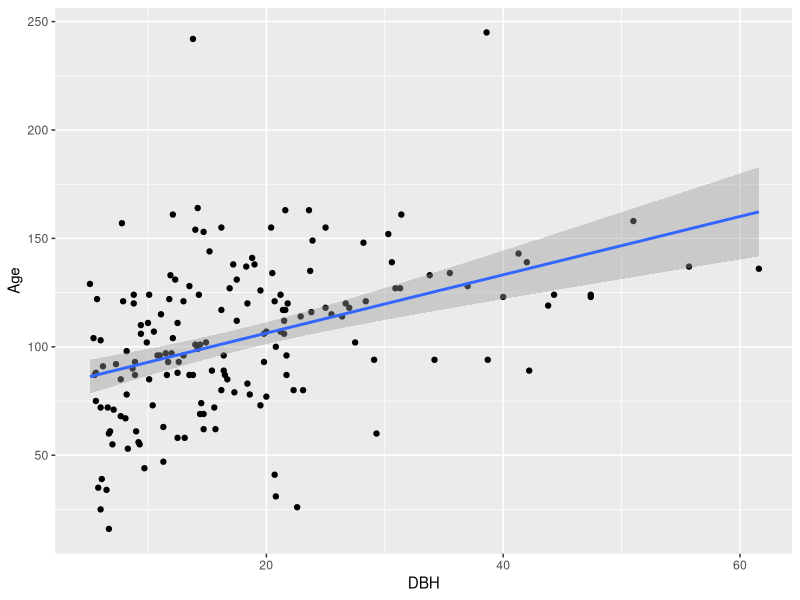
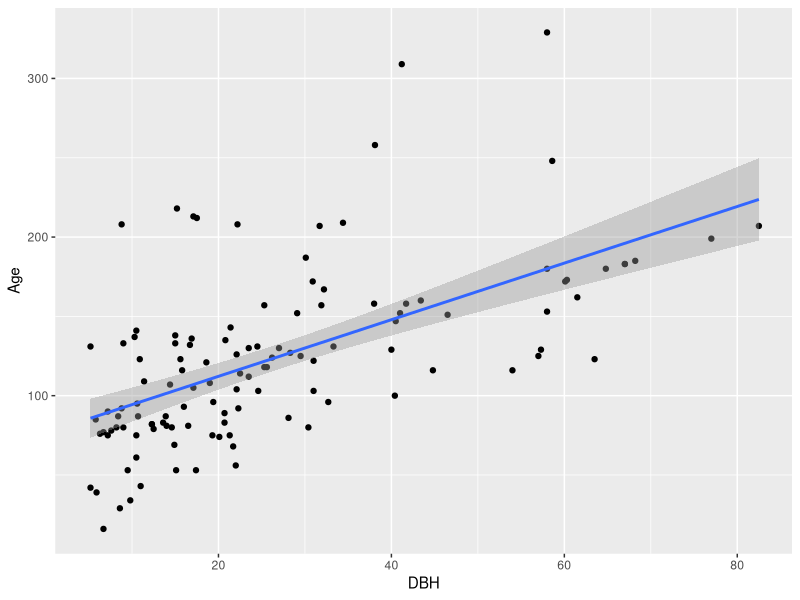

Recreate these plots in R, in order.
library(dplyr)
library(ggplot2)


treeData <- read.csv("tree_data.csv", header = T)

## Data from 2013, example reference date is 1960 (53 years ago)

treeData <- treeData %>% 
  select(Transect..:DBH)

treeData$DBH <- as.numeric(treeData$DBH)
treeData$Age <- as.numeric(treeData$Age)
treeData$Species <- trimws(treeData$Species)

# or use treeData$Species[treeData$Species == "ABBI "] <- "ABBI"

treeData$Species <- toupper(treeData$Species)


unique(treeData$Species)


# Code not for by species
# lm <- lm(data = treeData, formula = Age ~ DBH)
# 
# summary(lm)
# coefficients(lm)
# coefficients(lm)[1]
# coefficients(lm)[2]
# 
# 
# AgeDBHplot <- ggplot(data = treeData, mapping = aes(x = DBH, y = Age)) +
#   geom_point() +
#   geom_smooth(method = "lm")
# 
# AgeDBHplot




######################
# For trees that are alive


# linear models per species to determine non-aged trees

lmABBI <- lm(data = treeData, formula = Age ~ DBH, subset = Species == "ABBI")
lmPIEN <- lm(data = treeData, formula = Age ~ DBH, subset = Species == "PIEN")


summary(lmABBI)
coefficients(lmABBI)
coefficients(lmABBI)[1]
coefficients(lmABBI)[2]

summary(lmPIEN)
coefficients(lmPIEN)
coefficients(lmPIEN)[1]
coefficients(lmPIEN)[2]



AgeDBHplotABBI <- ggplot(data = treeData, mapping = aes(x = DBH, y = Age)) +
  geom_point(data = subset(treeData, Species == "ABBI")) +
  geom_smooth(data = subset(treeData, Species == "ABBI"), method = "lm")

AgeDBHplotABBI


AgeDBHplotPIEN <- ggplot(data = treeData, mapping = aes(x = DBH, y = Age)) +
  geom_point(data = subset(treeData, Species == "PIEN")) +
  geom_smooth(data = subset(treeData, Species == "PIEN"), method = "lm")

AgeDBHplotPIEN


# Not species specific
# predictedAge <- predict(lm, newdata = treeData)
# 
# ageTreeData <- treeData
# 
# ageTreeData$Age[is.na(ageTreeData$Age)] <- predictedAge[is.na(ageTreeData$Age)]
# ageTreeData$Age <- ceiling(ageTreeData$Age)




# create new dataframe with new rows, filling depending on species

ageTreeData <- treeData
missingRows <- is.na(ageTreeData$Age)
ABBIrows <- missingRows & ageTreeData$Species == "ABBI"


if (any(ABBIrows)) {
  predictedAgeABBI <- predict(lmABBI, newdata = ageTreeData[ABBIrows, ])
  ageTreeData$Age[ABBIrows] <- predictedAgeABBI
}



PIENrows <- missingRows & ageTreeData$Species == "PIEN"


if (any(PIENrows)) {
  predictedAgePIEN <- predict(lmPIEN, newdata = ageTreeData[PIENrows, ])
  ageTreeData$Age[PIENrows] <- predictedAgePIEN
}




# round age up to next whole number
ageTreeData$Age <- ceiling(ageTreeData$Age)



ageTreeData$estabYear <- 2013 - ageTreeData$Age


###################################
######### NOTE
###################################
# Datasheets for RMBL Reconstruction suggest that Avg incr. (mm) seem to be per transect
# Question: How was this determined?

# For now, assume ABBI avg. increment = 0.822818 mm/year
# PIEN avg. increment = 0.85 mm/year
#### This will have to be user input


ABBIavgInc <- 0.822818
PIENavgInc <- 0.85

# Then, growth to subtract for ABBI & PIEN (cm per year) = 

ABBIgrowthSub <- (ABBIavgInc*2)/10
PIENgrowthSub <- (PIENavgInc*2)/10



refTreeData <- ageTreeData %>% 
  filter(estabYear <= 1960) %>% 
  mutate(RefAge = (1960 - estabYear),
         RefDBH = ifelse(
           Species == "ABBI",
           DBH - ((2013 - 1960) * ABBIavgInc),
           ifelse(
             Species == "PIEN",
             DBH - ((2013 - 1960) * PIENavgInc),
             NA))) %>% 
  filter(RefDBH >= 0)


# Live tree DBHs calculated






############################# 
# Reviving dead trees to their state back at the reference date


# Calculate avg. dbh for species and convert to inches


# Don't know where this came from but avg. in dataset is (cm):
ABBIavgDBH <- mean(treeData$DBH[treeData$Species == "ABBI" & treeData$Age >= (2013-1960)], na.rm = T)
PIENavgDBH <- mean(treeData$DBH[treeData$Species == "PIEN" & treeData$Age >= (2013-1960)], na.rm = T)


ABBIavgDBHin <- ABBIavgDBH/2.54
PIENavgDBHin <- PIENavgDBH/2.54



# Snag Life  for (GUMO) = 2 * DBH(in inches)
# Snag Fall = 1/Snag Life

ABBIsl <- 2 * ABBIavgDBHin
PIENsl <- 2 * PIENavgDBHin

ABBIsf <- 1/ABBIsl
PIENsf <- 1/PIENsl




# decomposition rates between conclasses

speciesnames <- c("ABBI", "PIEN")
conclasses <- 3:7


decompreference <- expand.grid(Species = speciesnames,
                               Conclass = conclasses)

decompreference$Rate <- NA

decompreference$Rate[decompreference$Species == "ABBI" & decompreference$Conclass == 3] <- 0
decompreference$Rate[decompreference$Species == "PIEN" & decompreference$Conclass == 3] <- 0
decompreference$Rate[decompreference$Species == "ABBI" & decompreference$Conclass == 4] <- 0.2
decompreference$Rate[decompreference$Species == "PIEN" & decompreference$Conclass == 4] <- 0.2
decompreference$Rate[decompreference$Species == "ABBI" & decompreference$Conclass == 5] <- 0.15
decompreference$Rate[decompreference$Species == "PIEN" & decompreference$Conclass == 5] <- 0.15
decompreference$Rate[decompreference$Species == "ABBI" & decompreference$Conclass == 6] <- ABBIsf
decompreference$Rate[decompreference$Species == "PIEN" & decompreference$Conclass == 6] <- PIENsf
decompreference$Rate[decompreference$Species == "ABBI" & decompreference$Conclass == 7] <- ABBIsf
decompreference$Rate[decompreference$Species == "PIEN" & decompreference$Conclass == 7] <- PIENsf
# decompreference$Rate[decompreference$Species == "ABBI" & decompreference$Conclass == "8"] <- ABBIsf
# decompreference$Rate[decompreference$Species == "PIEN" & decompreference$Conclass == "8"] <- PIENsf


##########################################
################### WORK NEEDED HERE!!!!########################
# Here, we need to keep percentiles for Conclass 3 always at 0.
# Then conclass 4 and on, run the function so that it cumulatively adds the output of the function



percentiles <- c(0.25, 0.5, 0.75)
percentnames <- paste0("p", percentiles*100)
for (n in percentnames){
  decompreference[[as.character(n)]] <- NA
}



decompRate <- function(rate, percentiles){
    (log(percentiles) - log(1))/(log(1 + rate))
}


for (sp in unique(decompreference$Species)) {
  spRows <- decompreference$Species == sp
  decompSubDF <- decompreference[spRows, ]
  decompSubDF <- decompSubDF[order((decompSubDF$Conclass))]
  
  for (i in seq_along(percentiles)) {
    p <- percentiles[i]
    cname <- percentnames[i]
    
    vals <- rep(NA_real_, nrow(decompSubDF))
    
    # Conclass == 3 always 0
    vals[decompSubDF$Conclass == 3] <- 0
    
    # Conclass >= 4: cumulative sum of decompRate
    concl4up <- which(decompSubDF$Conclass >= 4)
    if (length(concl4up) > 0) {
      vals[concl4up] <- cumsum(decompRate(decompSubDF$Rate[concl4up], p))
    }
    
    # write back to main dataset
    decompreference[spRows, cname] <- vals
  }
}




# percentiles <- c(0.25, 0.5, 0.75)
# 
# # 3 -> 4 = 20%/year (known)
# rate34ALL <- 0.2
# decomprate34ALL <- decompRate(rate34ALL, percentiles)
# 
# 
# # 4 -> 5 = 15%/year(known)
# rate45ALL <- 0.15
# decomprate45ALL <- decompRate(rate45ALL, percentiles)
# decomprate45ALL <- decomprate34ALL + decomprate45ALL
# 
# # 5 -> 6 = dependent on snag fall
# rate56PIEN <- PIENsf
# decomprate56PIEN <- decompRate(rate56PIEN,  percentiles)
# decomprate56PIEN <- decomprate56PIEN + decomprate45ALL
# 
# rate56ABBI <- ABBIsf
# decomprate56ABBI <- decompRate(rate56ABBI,  percentiles)
# decomprate56ABBI <- decomprate56ABBI + decomprate45ALL
# 
# 
# # 6 -> 7 = dependent on snag fall
# 
# #### Why no transition from 6 to 7 in dataset?
# 
# 
# # 7 -> 8 = dependent on snag fall
# rate78PIEN <- rate56PIEN
# decomprate78PIEN <- decompRate(rate78PIEN,  percentiles)
# decomprate78PIEN <- decomprate78PIEN + decomprate56PIEN
# 
# rate78ABBI <- rate56ABBI
# decomprate78ABBI <- decompRate(rate78ABBI,  percentiles)
# decomprate78ABBI <- decomprate78ABBI + decomprate56PIEN






# load in dead tree data

deadTreeData <- read.csv("dead_tree_data.csv")
deadTreeData <- deadTreeData %>% 
  select(Transect:Decay, X2013.DBH)

### Conclass function


conclass <- function(status, decay){
  ifelse(status == 2 & decay %in%  1:2, 3, 
  ifelse(status == 2 & decay %in%  3:4, 4, 
  ifelse(status == 2 & decay %in%  5:6, 5, 
  ifelse(status == 3, 6, 
  ifelse(status == 4 & decay %in%  1:2, 3,
  ifelse(status == 4 & decay %in%  3:4, 4, 
  ifelse(status == 4 & decay %in%  5:6, 5, 
  ifelse(status == 4 & decay == 7, 8,
  ifelse(status == 6, 7, 
  ifelse(status == 5, 7, NA))))))))))
}



deadTreeData$Conclass <- conclass(deadTreeData$Status, deadTreeData$Decay)


# decomprates <- rbind(
#   decomprate34ALL,
#   decomprate45ALL,
#   decomprate56PIEN,
#   decomprate56ABBI,
#   decomprate78PIEN,
#   decomprate78ABBI
# )
# colnames(decomprates) <- percentiles



### merge() here

deadTreeData <- merge(deadTreeData, decompreference, by = c("Species", "Conclass"))


for (n in percentnames){
  deathCol <- paste0(n, "DeathYear")
  deadTreeData[[deathCol]] <- ceiling(2013 + deadTreeData[[n]])
}


deadTreeData$p25refDBH[deadTreeData$Species == "ABBI"] <- 
  deadTreeData$X2013.DBH - (deadTreeData$p25DeathYear - 1960)*ABBIgrowthSub
deadTreeData$p25refDBH[deadTreeData$Species == "PIEN"] <- 
  deadTreeData$X2013.DBH - (deadTreeData$p25DeathYear - 1960)*PIENgrowthSub

deadTreeData$p50refDBH[deadTreeData$Species == "ABBI"] <- 
  deadTreeData$X2013.DBH - (deadTreeData$p50DeathYear - 1960)*ABBIgrowthSub
deadTreeData$p50refDBH[deadTreeData$Species == "PIEN"] <- 
  deadTreeData$X2013.DBH - (deadTreeData$p50DeathYear - 1960)*PIENgrowthSub

deadTreeData$p75refDBH[deadTreeData$Species == "ABBI"] <- 
  deadTreeData$X2013.DBH - (deadTreeData$p75DeathYear - 1960)*ABBIgrowthSub
deadTreeData$p75refDBH[deadTreeData$Species == "PIEN"] <- 
  deadTreeData$X2013.DBH - (deadTreeData$p75DeathYear - 1960)*PIENgrowthSub






deadTreeData25 <- deadTreeData[deadTreeData$p25refDBH > 0,]
deadTreeData50 <- deadTreeData[deadTreeData$p50refDBH > 0,]
deadTreeData75 <- deadTreeData[deadTreeData$p75refDBH > 0,]



##### Step 6, Correct DBH for missing bark


# dob=(1.0508*dib)+0.2824

# DBH at reference year for conclasses 5+ = dib


deadTreeData25$RefDBH[deadTreeData25$Conclass == 3] <- deadTreeData25$p25refDBH 
deadTreeData25$RefDBH[deadTreeData25$Conclass == 4] <- deadTreeData25$p25refDBH 
deadTreeData25$RefDBH[deadTreeData25$Conclass == 5] <- (deadTreeData25$p25refDBH *1.0508) + 0.2824
deadTreeData25$RefDBH[deadTreeData25$Conclass == 6] <- (deadTreeData25$p25refDBH *1.0508) + 0.2824
deadTreeData25$RefDBH[deadTreeData25$Conclass == 7] <- (deadTreeData25$p25refDBH *1.0508) + 0.2824



deadTreeData50$RefDBH[deadTreeData50$Conclass == 3] <- deadTreeData50$p50refDBH 
deadTreeData50$RefDBH[deadTreeData50$Conclass == 4] <- deadTreeData50$p50refDBH 
deadTreeData50$RefDBH[deadTreeData50$Conclass == 5] <- (deadTreeData50$p50refDBH *1.0508) + 0.2824
deadTreeData50$RefDBH[deadTreeData50$Conclass == 6] <- (deadTreeData50$p50refDBH *1.0508) + 0.2824
deadTreeData50$RefDBH[deadTreeData50$Conclass == 7] <- (deadTreeData50$p50refDBH *1.0508) + 0.2824




deadTreeData75$RefDBH[deadTreeData75$Conclass == 3] <- deadTreeData75$p75refDBH 
deadTreeData75$RefDBH[deadTreeData75$Conclass == 4] <- deadTreeData75$p75refDBH 
deadTreeData75$RefDBH[deadTreeData75$Conclass == 5] <- (deadTreeData75$p75refDBH *1.0508) + 0.2824
deadTreeData75$RefDBH[deadTreeData75$Conclass == 6] <- (deadTreeData75$p75refDBH *1.0508) + 0.2824
deadTreeData75$RefDBH[deadTreeData75$Conclass == 7] <- (deadTreeData75$p75refDBH *1.0508) + 0.2824



### basal area = 0.00007854*(DBH^2)

### tree density seems to be 0 or 25? 0 if sapling, 25 if not




finalTreeData25 <- full_join(refTreeData, deadTreeData25, by = c("RefDBH", "Species"))
finalTreeData25$BA <- 0.00007854*(finalTreeData25$RefDBH^2)

ABBIbasalA25 <- sum(finalTreeData25$BA[finalTreeData25$Species == "ABBI"])
PIENbasalA25 <- sum(finalTreeData25$BA[finalTreeData25$Species == "PIEN"])
ABBItreeD25 <- sum(finalTreeData25$Species == "ABBI")*25
PIENtreeD25 <- sum(finalTreeData25$Species == "PIEN")*25




finalTreeData50 <- full_join(refTreeData, deadTreeData50, by = c("RefDBH", "Species"))
finalTreeData50$BA <- 0.00007854*(finalTreeData50$RefDBH^2)

ABBIbasalA50 <- sum(finalTreeData50$BA[finalTreeData50$Species == "ABBI"])
PIENbasalA50 <- sum(finalTreeData50$BA[finalTreeData50$Species == "PIEN"])
ABBItreeD50 <- sum(finalTreeData50$Species == "ABBI")*25
PIENtreeD50 <- sum(finalTreeData50$Species == "PIEN")*25





finalTreeData75 <- full_join(refTreeData, deadTreeData75, by = c("RefDBH", "Species"))
finalTreeData75$BA <- 0.00007854*(finalTreeData75$RefDBH^2)

ABBIbasalA75 <- sum(finalTreeData75$BA[finalTreeData75$Species == "ABBI"])
PIENbasalA75 <- sum(finalTreeData75$BA[finalTreeData75$Species == "PIEN"])
ABBItreeD75 <- sum(finalTreeData75$Species == "ABBI")*25
PIENtreeD75 <- sum(finalTreeData75$Species == "PIEN")*25




ABBIbasalA <- c(ABBIbasalA25, ABBIbasalA50, ABBIbasalA75)
PIENbasalA <- c(PIENbasalA25, PIENbasalA50, PIENbasalA75)
ABBItreeD <- c(ABBItreeD25, ABBItreeD50, ABBItreeD75)
PIENtreeD <- c(PIENtreeD25, PIENtreeD50, PIENtreeD75)



ABBIbasalA
PIENbasalA
ABBItreeD
PIENtreeD

save.image(file = "liveTrees.RData")

